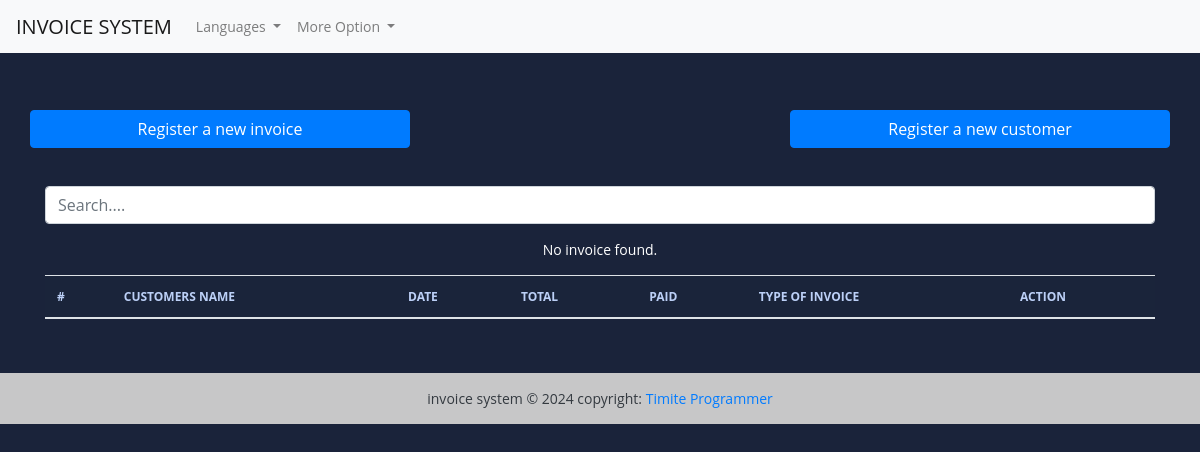
The app's page /, older data.
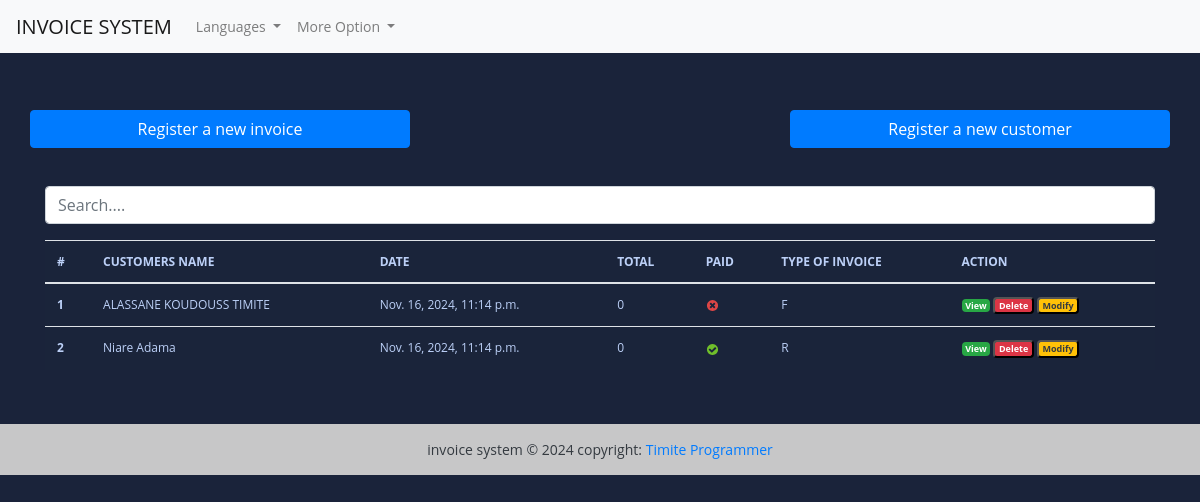
The same page, newer data.
### fact_app/fact_app/models.py (models this page shows, shortened)
class Invoice(models.Model):
    INVOICE_TYPE = (
        ('R','RECU'),
        ('P', 'PROFORMA FACTURE'),
        ('F', 'FACTURE'),
    )
    customer = models.ForeignKey(Customer, on_delete=models.PROTECT)
    save_by = models.ForeignKey(User, on_delete=models.PROTECT)
    Invoice_date_time = models.DateTimeField(auto_now_add=True)
    total = models.DecimalField(max_digits=10000, decimal_places=2)
    last_updated_date = models.DateTimeField(null=True, blank=True)
    paid = models.BooleanField(default=False)
    invoice_type = models.CharField(max_length=1, choices=INVOICE_TYPE)
    comments = models.CharField(null=True, max_length=1000, blank=True)
    class Meta:
        verbose_name = "Invoice"
        verbose_name_plural = "Invoices"
    @property
    def get_total(self):
        articles = self.article_set.all()
        total = sum(article.get_total for article in articles)
        return total

class Customer(models.Model):
     SEX_TYPES = (
        ('M', 'Masculin'),
        ('F', 'Feminin'),
    )
     name = models.CharField(max_length=132)
     email = models.EmailField()
     phone = models.CharField(max_length=132)
     adresse = models.CharField(max_length=64),
     sex = models.CharField(max_length=1, choices=SEX_TYPES)
     age = models.CharField(max_length=12)
     city = models.CharField(max_length=132)
     zip_code = models.CharField(max_length=16, null=True)
     created_date = models.DateTimeField(auto_now_add=True)
     save_by = models.ForeignKey(User, on_delete= models.PROTECT)
     class Meta:
        verbose_name = "Customer"
        verbose_name_plural = "Customers"

### fact_app/fact_app/views.py (the view, shortened to what this page needs)
# urls.py: path('',views.HomeView.as_view(), name='home'),
class HomeView(View):
    templates_name = 'index.html'
    invoices = Invoice.objects.select_related('customer','save_by').all()
    context = {
        'invoice': invoices
    }
    def get(self, request, *args, **kwargs):
        return render(request, self.templates_name, self.context)

### templates/index.html (shortened to what this page needs)
{% extends "base.html" %}
{% load static %}
{% block content %}
<br><br>
<div class="row">
   <a href="{% url 'add-invoice'%}" class="btn col-md-4 btn-primary">
      Register a new invoice
   </a>
   <a href='#' class="col-md-4">
   </a>
   <a href="{% url 'add-customer'%}" class="btn col-md-4 btn-primary">
       Register a new customer
   </a>
</div>
<br> <br>
<div class="form-group ">
   <input id="search" class="form-control" type="text" placeholder="Search....">
</div>
<div>
   <table class="table table-striped-columns">
      <thead>
         <tr>
            <th scope="col">#</th>
            <th scope="col">CUSTOMERS NAME</th>
            <th scope="col">DATE</th>
            <th scope="col">TOTAL</th>
            <th scope="col">PAID</th>
            <th scope="col">TYPE OF INVOICE</th>
            <th scope="col">ACTION</th>
         </tr>
      </thead>
      <tbody id="myTable">
         {% if invoice %}
         {% for facture in invoice %}
         <tr>
            <th scope="row">{{ facture.pk }}</th>
            <td>{{facture.customer.name}}</td>
            <td>{{facture.Invoice_date_time}}</td>
            <td>{{ facture.get_total }}</td>
            <td>
               {% if facture.paid %}
               <img src="{% static 'images/icon-yes.svg' %}" alt="True">
               {% else %}
               <img src="{% static 'images/icon-no.svg' %}" alt="False">
               {% endif %}
            </td>
            <td>{{facture.invoice_type}}</td>
            <td>
               <a href="" title="Detail" class="badge text-white bg-success">View</a>
               <button id="btn-invoice-sup" type="button" data-toggle="modal" data-target="#supprimer"
                  class="badge text-white bg-danger" title="Supprimer" data-id="{{ facture.pk }}"
                  data-customer="{{facture.customer.name}}"> Delete
               </button>
               <button id="btn-invoice-mod" type="button" data-toggle="modal" title="Modifier" data-target="#modifier"
                  data-id="{{facture.pk}}" data-customer="{{facture.customer.name}}"
                  class="badge text-dark bg-warning"> Modify
               </button>
            </td>
         </tr>
         {% endfor %}
         {% else %}
         <p class="text-center text-white">No invoice found.</p>
         {% endif %}
      </tbody>
   </table>
</div>
<br><br>
{% endblock %}

### templates/base.html (shortened to what this page needs)
<!DOCTYPE html>
{% load static %}
<html lang="en">
<head>
    <link rel="stylesheet" href="https://cdn.jsdelivr.net/npm/bootstrap@4.6.2/dist/css/bootstrap.min.css">
    <link rel="stylesheet" href="{% static 'style.css'%}">
</head>
<body>
<header>
    <nav class="navbar navbar-expand-lg navbar-light bg-light">
        <a class="navbar-brand" href="/"> INVOICE SYSTEM </a>
        <div class="collapse navbar-collapse" id="navbarSupportedContent">
            <ul class="navbar-nav mr-auto">
              <li class="nav-item dropdown">
                <a class="nav-link dropdown-toggle" href="#" role="button" data-toggle="dropdown" aria-expanded="false">
                Languages
                </a>
                <div class="dropdown-menu">
        <div class="collapse navbar-collapse" id="navbarSupportedContent">
          <li class="nav-item dropdown">
            <a class="nav-link dropdown-toggle" href="#" role="button" data-toggle="dropdown" aria-expanded="false">
              More Option
            </a>
          </li>
        </div>
      </nav>
</header>
<div class="container">
    <div class="wrapper">
      <br>
    </div>
  </div>
<div class="container">
{% block content %}
{% endblock content %}
</div>
<footer class="bg-light text-center text-dark">
    <div class="text-center p-3" style="background-color: rgba(0, 0, 0, 0.2);">
      invoice system © 2024 copyright:
      <a href="https://donaldprogrammeur.com"> Timite Programmer</a>
    </div>
  </footer>
</body>
</html>

### static/style.css (style rules this page uses)
body { margin: 0; padding: 0; font: 400 .875rem 'Open Sans', sans-serif; color: #bcd0f7; background: #1A233A; position: relative; height: 100%; }
.table { background: #1a243a; color: #bcd0f7; font-size: .75rem; }

Row changes from the older to the newer data that the page shows:
added Invoice: pk "1", customer.name "ALASSANE KOUDOUSS TIMITE", Invoice_date_time "Nov. 16, 2024, 11:14 p.m.", get_total "0", paid False (drawn), invoice_type "F"
added Invoice: pk "2", customer.name "Niare Adama", Invoice_date_time "Nov. 16, 2024, 11:14 p.m.", get_total "0", paid True (drawn), invoice_type "R"
Text that changed along with them:
text no longer shown: "No invoice found."
